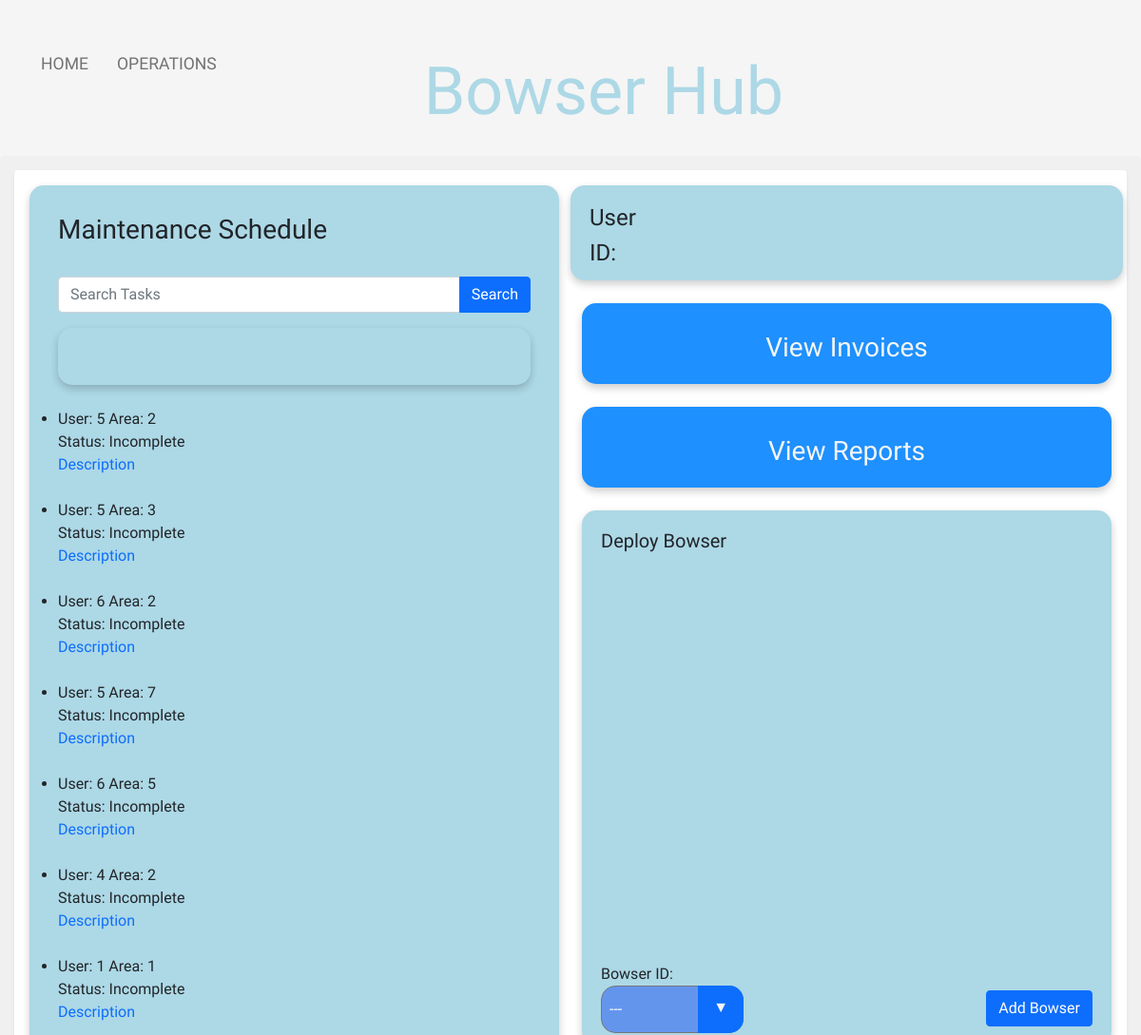
Before: /operations/operations.php (upper part) with the older database file.
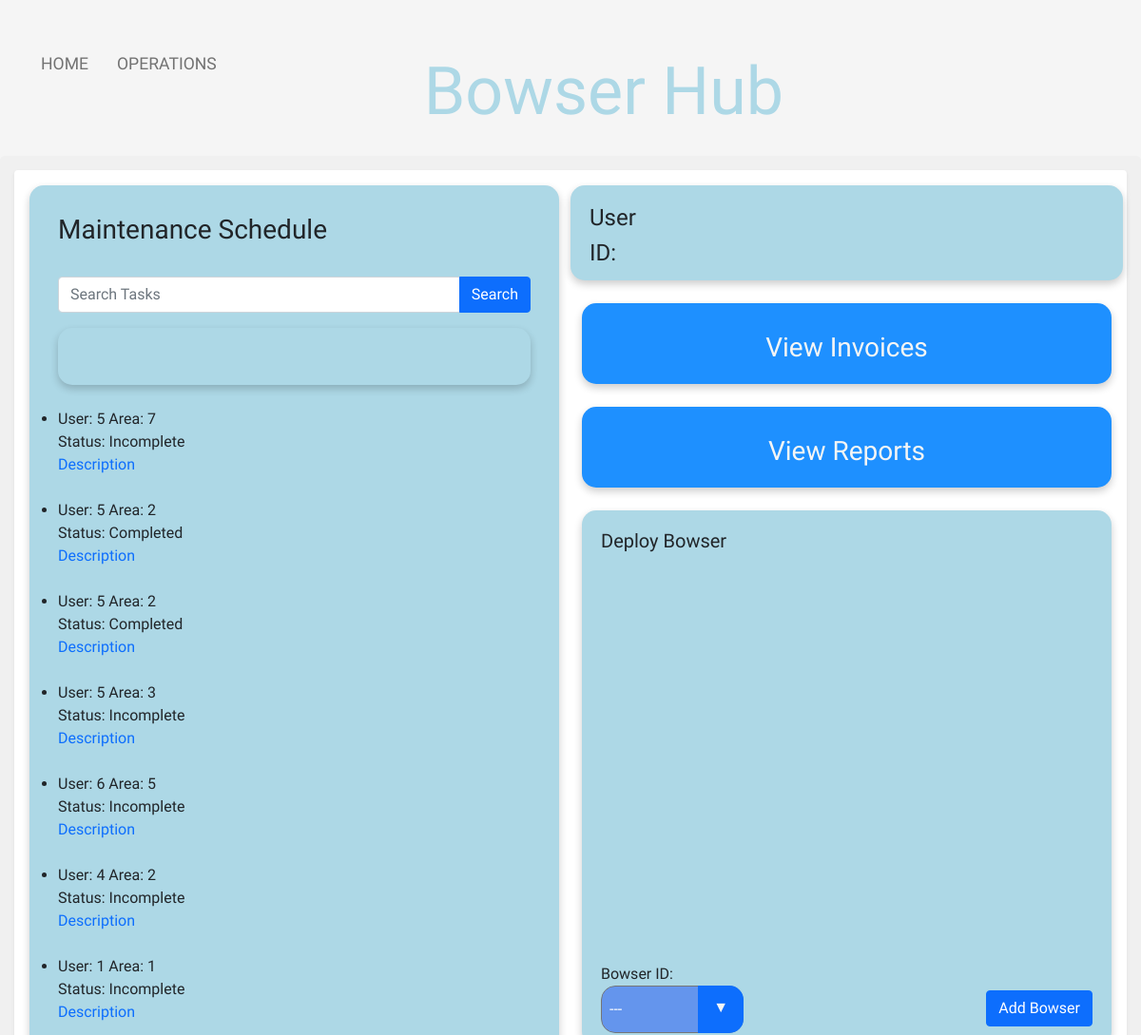
After: the same page with the newer database file.
### tables this page shows
CREATE TABLE `tbl_maintenance_schedule` (
  `Maintenance_ID` int(11) NOT NULL,
  `Bowser_ID` int(11) NOT NULL,
  `User_ID` int(11) NOT NULL,
  `Description` varchar(100) NOT NULL,
  `Status` varchar(100) NOT NULL,
  `Date` timestamp NOT NULL DEFAULT current_timestamp() ON UPDATE current_timestamp(),
  `Assigned_To` int(11) NOT NULL,
  `Area_ID` int(11) NOT NULL,
  `Priority` int(11) NOT NULL,
  `Task_Type` varchar(100) NOT NULL
);

### operations/operations.php (the view, shortened to what the changed rows need)
<!doctype html>
<html lang="en">
<head>
    <link href="https://cdn.jsdelivr.net/npm/bootstrap@5.1.1/dist/css/bootstrap.min.css" rel="stylesheet">
    <link rel="stylesheet" href="../global/global.css" type="text/css">
    <link rel="stylesheet" href="operations.css" type="text/css">
    <link rel="stylesheet" href="https://cdnjs.cloudflare.com/ajax/libs/jqueryui/1.12.1/jquery-ui.css" />
</head>
<body>
<div>
    <div class="nav-wrapper">
        <div class="middle">
            <h2 class="text-focus-in" id="navTitle">Bowser Hub</h2>
        </div>
    </div>
    <div class="upperPage">
        <div class="shadow-sm p-3 mb-5 bg-body rounded">
            <div class="row">
                <div class="col">
                    <ul class="operations-list">
                        <h3 class="text-focus-in"> Maintenance Schedule</h3>
                        <br />
                        <form action="" method="POST">
                            <div class="input-group mb-3">
                            </div>
                        </form>
                        <div id="searchedTask">
                        </div>
                        <br />
                        <?php
                        $connection = OpenConnection();
                        $sql="SELECT * FROM tbl_maintenance_schedule ORDER BY Date DESC LIMIT 10 ";
                        $result = mysqli_query($connection, $sql);
                        while($row = mysqli_fetch_assoc($result)) {
                            echo "<li id='listItem'" .$row['Date'] ."<br />";
                            echo "User: ".$row['Assigned_To']."&nbsp"."Area: ".$row['Area_ID']."<br />";
                            echo "Status: ". $row['Status'];
                            echo "<br /><a href='#' data-toggle='popover' title='".$row['Description']."' data-content='test'>Description</a> ";
                            echo "<br /><br /></li>";
                        }
                        ?>
                        <br /><br />
                    </ul>
                    <br />
                    <br />
                </div>
            </div>
        </div>
    </div>
</div>
    <br /><br />
<br />  <br />
</body>
</html>

Changed rows visible on the page:
no longer on this page (row edited): tbl_maintenance_schedule: Assigned_To "5", Area_ID "2", Status "Incomplete"
changed tbl_maintenance_schedule (number 1 of 7 on the later page): moves up the list
changed tbl_maintenance_schedule (number 2 of 7 on the later page): Assigned_To "6" → "5"; Status "Incomplete" → "Completed"; moves down the list
now on this page (row edited): tbl_maintenance_schedule: Assigned_To "5", Area_ID "2", Status "Completed"
